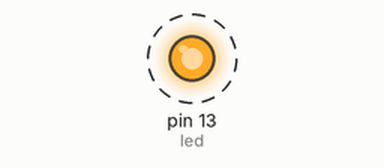
This sketch was run on a simulated Arduino Uno, built with avr-gcc and run on an emulated ATmega328P. Shown: output pins drawn as LEDs (lit = HIGH). Dashed ring = blinking.

Above: at 0.5 s.
Timing chart, 0 to 4.6 s (numbered marks = the images above):
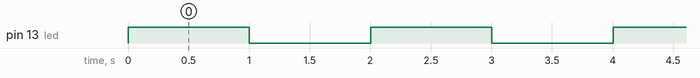

The sketch:

sketch_2b.ino
```cpp
/*
	Facciamo lampeggiare un LED senza usare delay
*/

const int led = LED_BUILTIN, ledSpeed = 1000;
bool state = true;
unsigned long prevMillis;

void setup ()
{
	pinMode(led, OUTPUT);	// impostiamo come output
}

void loop ()
{
	if (millis() > prevMillis + ledSpeed)
	{
		state = !state;
		prevMillis = millis();
	}
	digitalWrite(led, state);
}
```

Measured:
- by itself, pin 13 (led): alternates HIGH for 1.0 s and LOW for 1.0 s
